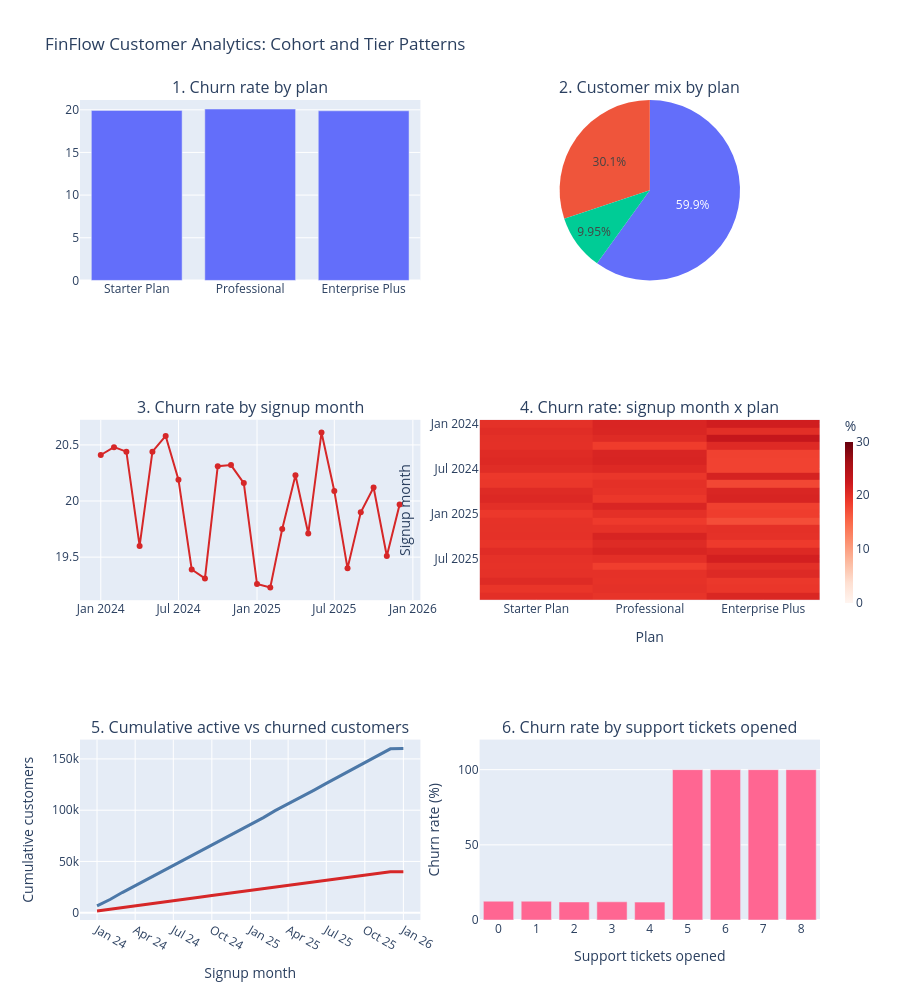

Source (notebook cell):
### Code cell
# Panel 1: bar, churn rate per tier
deck.add_trace(go.Bar(                                # add a bar chart to the grid
    x=tiers, y=tier_rate.values,                      # plans on x, churn rate on y
    showlegend=False,
), row=1, col=1)                                      # place it in row 1, column 

# Panel 2: donut, customer mix
deck.add_trace(go.Pie(                                # add a pie chart
    labels=tiers, values=tier_n.values,     # slices are plans; hole=0.5 makes it a donut
), row=1, col=2)                                      # place it in row 1, column 2

# Panel 3: line, cohort churn rate (full cohorts only)  -> row 2, col 1
deck.add_trace(go.Scatter(                            # add a line chart
    x=cohort_full.index.to_timestamp(), y=cohort_full["rate"],  # signup months on x (as dates), churn rate on y
    mode="lines+markers", line=dict(color=RED), showlegend=False,  # line with dots, red, no legend
), row=2, col=1)                                      # place it in row 2, column 1

# Panel 4: heatmap, cohort x tier  -> row 2, col 2
deck.add_trace(go.Heatmap(                            # add a heatmap
    z=cohort_tier.values, x=tiers, y=cohort_tier.index.astype(str),  # cell values, plan columns, month rows
    colorscale="Reds", zmin=0, zmax=30,               # white to red, fixed 0-30% so "flat" looks flat
    colorbar=dict(title="%", thickness=8, len=0.25, x=1.02, y=0.5),  # small color legend at the right edge, beside this row
), row=2, col=2)                                      # place it in row 2, column 2
deck.update_xaxes(title_text="Plan", row=2, col=2)    # label the x-axis
deck.update_yaxes(title_text="Signup month", autorange="reversed", row=2, col=2)  # label y-axis, earliest month at the top

# Panel 5: two lines, cumulative active vs churned  -> row 3, col 1
x5 = cum.index.to_timestamp()                         # convert month labels to dates for the x-axis
for name, color in [("Active", "#4C78A8"), ("Churned", RED)]:  # draw one line per status
    deck.add_trace(go.Scatter(                        # add a line chart trace
        x=x5, y=cum[name], mode="lines+text", name=name,  # cumulative values, line plus a text label
        line=dict(color=color, width=3),              # thick line in the status color
        showlegend=False,    # label above-left of the point, no legend
    ), row=3, col=1)                                  # place it in row 3, column 1
deck.update_xaxes(title_text="Signup month", tickformat="%b %y", dtick="M3", row=3, col=1)  # label x, ticks every 3 months
deck.update_yaxes(title_text="Cumulative customers", row=3, col=1)  # label the y-axis

# Set deck layout setting
deck.update_layout(
    title_text='FinFlow Customer Analytics: Cohort and Tier Patterns',
    height=1000,
    showlegend=False
)

# Panel 6: churn rate by support tickets  -> row 3, col 2
deck.add_trace(go.Bar(                                # add a bar chart
    x=tickets.index, y=tickets["rate"],               # ticket counts on x, churn rate on y
    customdata=tickets["n"],                          # attach customer counts for the tooltip
    showlegend=False,                                 # no legend needed
), row=3, col=2)                                      # place it in row 3, column 2
deck.update_xaxes(title_text="Support tickets opened", dtick=1, row=3, col=2)  # label x, show every whole number
deck.update_yaxes(title_text="Churn rate (%)", range=[0, 120], row=3, col=2)   # label y, headroom above 100% for bar labels

### Figure 1 — Plotly figure (JSON) as saved in the notebook; plotly's stock layout.template omitted (floating-point values rounded to 4 significant figures)
{"data": [{"showlegend": false, "type": "bar", "x": ["Starter Plan", "Professional", "Enterprise Plus"], "xaxis": "x", "y": [19.93, 20.09, 19.88], "yaxis": "y"}, {"domain": {"x": [0.54, 1], "y": [0.78, 1]}, "labels": ["Starter Plan", "Professional", "Enterprise Plus"], "type": "pie", "values": [119881, 60229, 19890]}, {"line": {"color": "#D62728"}, "mode": "lines+markers", "showlegend": false, "type": "scatter", "x": ["2024-01-01T00:00:00.000000", "2024-02-01T00:00:00.000000", "2024-03-01T00:00:00.000000", "2024-04-01T00:00:00.000000", "2024-05-01T00:00:00.000000", "2024-06-01T00:00:00.000000", "2024-07-01T00:00:00.000000", "2024-08-01T00:00:00.000000", "2024-09-01T00:00:00.000000", "2024-10-01T00:00:00.000000", "2024-11-01T00:00:00.000000", "2024-12-01T00:00:00.000000", "2025-01-01T00:00:00.000000", "2025-02-01T00:00:00.000000", "2025-03-01T00:00:00.000000", "2025-04-01T00:00:00.000000", "2025-05-01T00:00:00.000000", "2025-06-01T00:00:00.000000", "2025-07-01T00:00:00.000000", "2025-08-01T00:00:00.000000", "2025-09-01T00:00:00.000000", "2025-10-01T00:00:00.000000", "2025-11-01T00:00:00.000000", "2025-12-01T00:00:00.000000"], "xaxis": "x2", "y": [20.41, 20.48, 20.44, 19.6, 20.44, 20.58, 20.19, 19.39, 19.31, 20.31, 20.32, 20.16, 19.26, 19.23, 19.75, 20.23, 19.71, 20.61, 20.09, 19.4, 19.9, 20.12, 19.51, 19.97], "yaxis": "y2"}, {"colorbar": {"len": 0.25, "thickness": 8, "title": {"text": "%"}, "x": 1.02, "y": 0.5}, "colorscale": [[0, "rgb(255,245,240)"], [0.125, "rgb(254,224,210)"], [0.25, "rgb(252,187,161)"], [0.375, "rgb(252,146,114)"], [0.5, "rgb(251,106,74)"], [0.625, "rgb(239,59,44)"], [0.75, "rgb(203,24,29)"], [0.875, "rgb(165,15,21)"], [1, "rgb(103,0,13)"]], "type": "heatmap", "x": ["Starter Plan", "Professional", "Enterprise Plus"], "xaxis": "x3", "y": ["2024-01", "2024-02", "2024-03", "2024-04", "2024-05", "2024-06", "2024-07", "2024-08", "2024-09", "2024-10", "2024-11", "2024-12", "2025-01", "2025-02", "2025-03", "2025-04", "2025-05", "2025-06", "2025-07", "2025-08", "2025-09", "2025-10", "2025-11", "2025-12"], "yaxis": "y3", "z": [[19.86, 21.06, 21.93], [20.29, 21.01, 20.08], [19.95, 20.47, 23.14], [19.91, 18.7, 20.52], [20.45, 21.12, 18.31], [20.66, 21.21, 18.18], [20.3, 20.64, 18.17], [19.09, 19.32, 21.44], [19.23, 19.94, 17.77], [20.51, 19.69, 21.05], [20.75, 19.15, 21.2], [20.0, 21.09, 18.33], [19.04, 19.91, 18.62], [19.73, 18.84, 17.28], [19.76, 19.69, 19.88], [19.79, 21.24, 19.79], [19.49, 20.49, 18.82], [20.32, 21.14, 20.64], [19.84, 20.02, 21.7], [19.73, 18.53, 19.98], [19.84, 19.78, 20.6], [20.5, 19.71, 19.12], [19.39, 19.85, 19.24], [20.01, 19.55, 20.93]], "zmax": 30, "zmin": 0}, {"line": {"color": "#4C78A8", "width": 3}, "mode": "lines+text", "name": "Active", "showlegend": false, "type": "scatter", "x": ["2024-01-01T00:00:00.000000", "2024-02-01T00:00:00.000000", "2024-03-01T00:00:00.000000", "2024-04-01T00:00:00.000000", "2024-05-01T00:00:00.000000", "2024-06-01T00:00:00.000000", "2024-07-01T00:00:00.000000", "2024-08-01T00:00:00.000000", "2024-09-01T00:00:00.000000", "2024-10-01T00:00:00.000000", "2024-11-01T00:00:00.000000", "2024-12-01T00:00:00.000000", "2025-01-01T00:00:00.000000", "2025-02-01T00:00:00.000000", "2025-03-01T00:00:00.000000", "2025-04-01T00:00:00.000000", "2025-05-01T00:00:00.000000", "2025-06-01T00:00:00.000000", "2025-07-01T00:00:00.000000", "2025-08-01T00:00:00.000000", "2025-09-01T00:00:00.000000", "2025-10-01T00:00:00.000000", "2025-11-01T00:00:00.000000", "2025-12-01T00:00:00.000000", "2026-01-01T00:00:00.000000"], "xaxis": "x4", "y": [6608, 12866, 19662, 26375, 33218, 39645, 46424, 53289, 59800, 66465, 73079, 79843, 86672, 92761, 99521, 106017, 112822, 119357, 126117, 132915, 139482, 146451, 153020, 159817, 160049], "yaxis": "y4"}, {"line": {"color": "#D62728", "width": 3}, "mode": "lines+text", "name": "Churned", "showlegend": false, "type": "scatter", "x": ["2024-01-01T00:00:00.000000", "2024-02-01T00:00:00.000000", "2024-03-01T00:00:00.000000", "2024-04-01T00:00:00.000000", "2024-05-01T00:00:00.000000", "2024-06-01T00:00:00.000000", "2024-07-01T00:00:00.000000", "2024-08-01T00:00:00.000000", "2024-09-01T00:00:00.000000", "2024-10-01T00:00:00.000000", "2024-11-01T00:00:00.000000", "2024-12-01T00:00:00.000000", "2025-01-01T00:00:00.000000", "2025-02-01T00:00:00.000000", "2025-03-01T00:00:00.000000", "2025-04-01T00:00:00.000000", "2025-05-01T00:00:00.000000", "2025-06-01T00:00:00.000000", "2025-07-01T00:00:00.000000", "2025-08-01T00:00:00.000000", "2025-09-01T00:00:00.000000", "2025-10-01T00:00:00.000000", "2025-11-01T00:00:00.000000", "2025-12-01T00:00:00.000000", "2026-01-01T00:00:00.000000"], "xaxis": "x4", "y": [1695, 3307, 5053, 6689, 8447, 10112, 11827, 13478, 15036, 16735, 18422, 20130, 21759, 23209, 24873, 26520, 28191, 29887, 31586, 33222, 34853, 36608, 38200, 39896, 39951], "yaxis": "y4"}, {"customdata": [36436, 36227, 36700, 36268, 36662, 4521, 4289, 4430, 4467], "showlegend": false, "type": "bar", "x": [0, 1, 2, 3, 4, 5, 6, 7, 8], "xaxis": "x5", "y": [12.5, 12.5, 12.0, 12.1, 11.9, 100.0, 100.0, 100.0, 100.0], "yaxis": "y5"}], "layout": {"annotations": [{"font": {"size": 16}, "showarrow": false, "text": "1. Churn rate by plan", "x": 0.23, "xanchor": "center", "xref": "paper", "y": 1, "yanchor": "bottom", "yref": "paper"}, {"font": {"size": 16}, "showarrow": false, "text": "2. Customer mix by plan", "x": 0.77, "xanchor": "center", "xref": "paper", "y": 1, "yanchor": "bottom", "yref": "paper"}, {"font": {"size": 16}, "showarrow": false, "text": "3. Churn rate by signup month", "x": 0.23, "xanchor": "center", "xref": "paper", "y": 0.61, "yanchor": "bottom", "yref": "paper"}, {"font": {"size": 16}, "showarrow": false, "text": "4. Churn rate: signup month x plan", "x": 0.77, "xanchor": "center", "xref": "paper", "y": 0.61, "yanchor": "bottom", "yref": "paper"}, {"font": {"size": 16}, "showarrow": false, "text": "5. Cumulative active vs churned customers", "x": 0.23, "xanchor": "center", "xref": "paper", "y": 0.22, "yanchor": "bottom", "yref": "paper"}, {"font": {"size": 16}, "showarrow": false, "text": "6. Churn rate by support tickets opened", "x": 0.77, "xanchor": "center", "xref": "paper", "y": 0.22, "yanchor": "bottom", "yref": "paper"}], "height": 1000, "showlegend": false, "title": {"text": "FinFlow Customer Analytics: Cohort and Tier Patterns"}, "xaxis": {"anchor": "y", "domain": [0, 0.46]}, "xaxis2": {"anchor": "y2", "domain": [0, 0.46]}, "xaxis3": {"anchor": "y3", "domain": [0.54, 1], "title": {"text": "Plan"}}, "xaxis4": {"anchor": "y4", "domain": [0, 0.46], "dtick": "M3", "tickformat": "%b %y", "title": {"text": "Signup month"}}, "xaxis5": {"anchor": "y5", "domain": [0.54, 1], "dtick": 1, "title": {"text": "Support tickets opened"}}, "yaxis": {"anchor": "x", "domain": [0.78, 1]}, "yaxis2": {"anchor": "x2", "domain": [0.39, 0.61]}, "yaxis3": {"anchor": "x3", "autorange": "reversed", "domain": [0.39, 0.61], "title": {"text": "Signup month"}}, "yaxis4": {"anchor": "x4", "domain": [0, 0.22], "title": {"text": "Cumulative customers"}}, "yaxis5": {"anchor": "x5", "domain": [0, 0.22], "range": [0, 120], "title": {"text": "Churn rate (%)"}}}}
